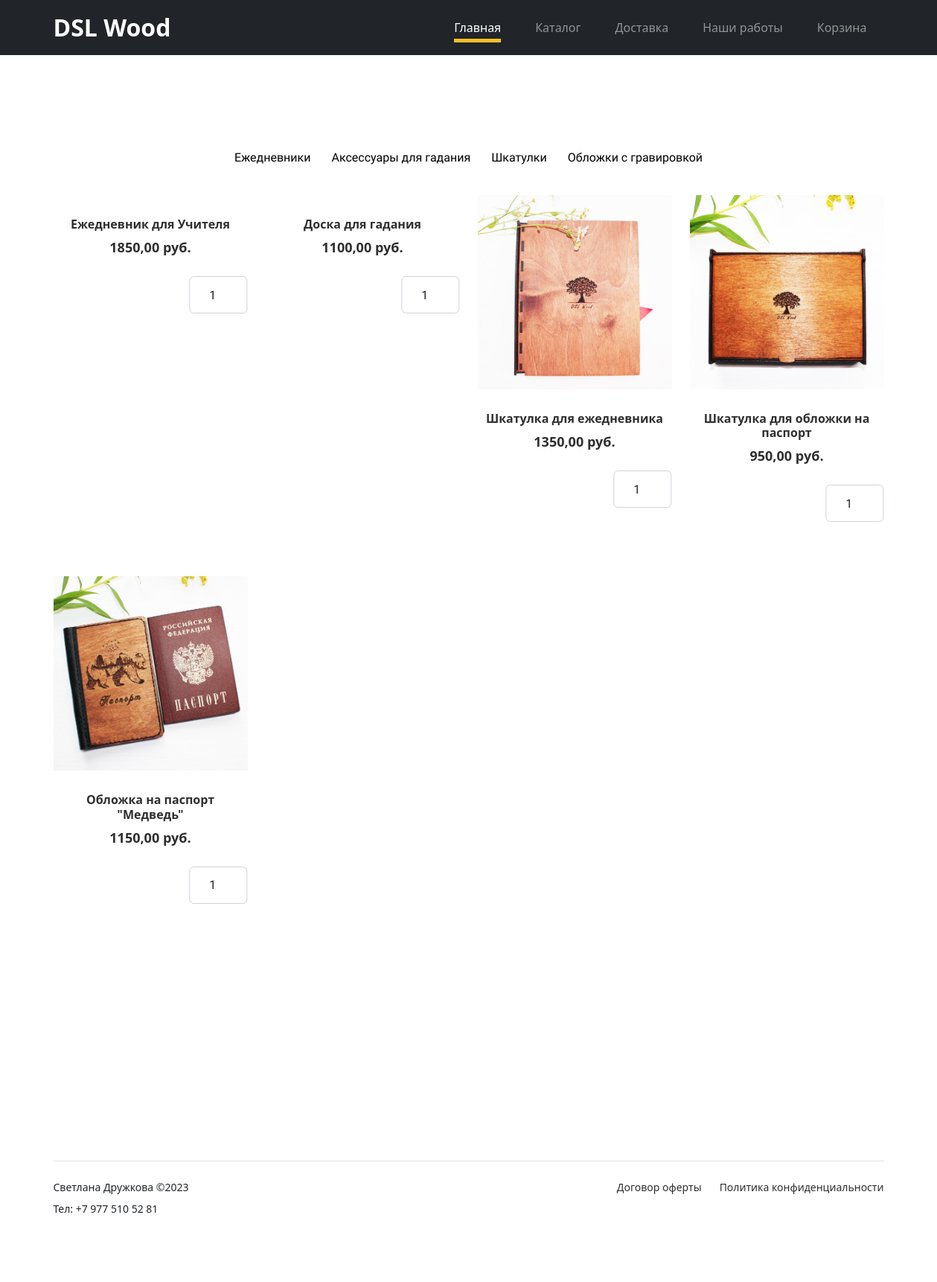
Before: /catalog/ with the older database file.
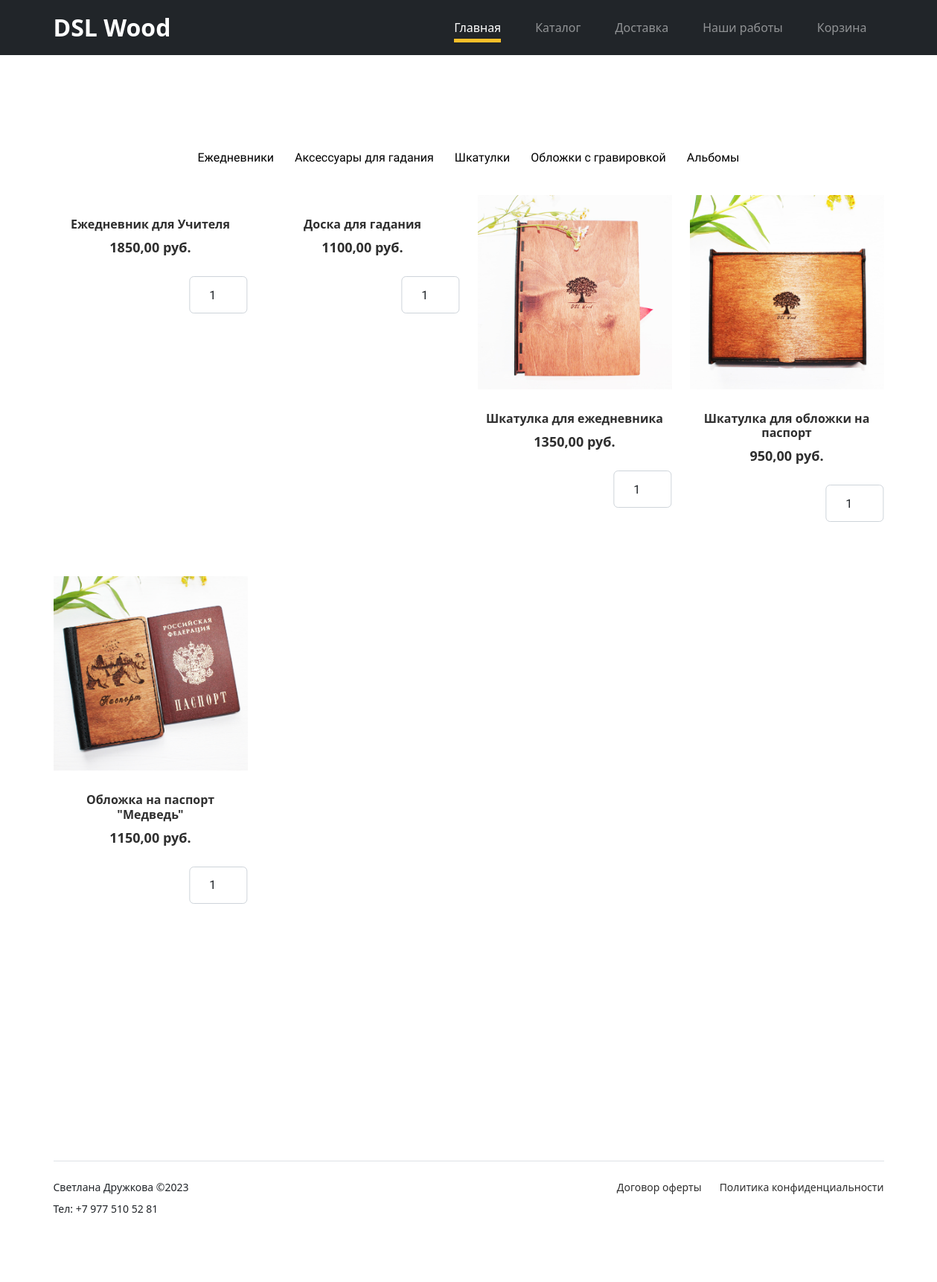
After: the same page with the newer database file.
### catalog/models.py (models this page shows, shortened)
class Category(models.Model):
    CHOICES_STATUS = (
        ('Опубликовано', 'Опубликовано'),
        ('Скрыто', 'Скрыто'),
    )
    name_cat = models.CharField(verbose_name='Категория', max_length=100)
    status = models.CharField(choices=CHOICES_STATUS, max_length=100, default='Опубликовано')
    class Meta:
        verbose_name = 'Категория'
        verbose_name_plural = 'Категории'

class Product(models.Model):
    title = models.CharField(verbose_name='Название', max_length=100)
    category = models.ForeignKey(Category, on_delete=models.CASCADE, verbose_name='Категория')
    image = models.ImageField(verbose_name='Фото', upload_to='products/')
    slug = models.SlugField(max_length=50, unique=True, default=title, verbose_name='URL')
    description = models.TextField(verbose_name='Описание', default='')
    price = models.DecimalField(verbose_name='Стоимость', max_digits=10, decimal_places=2)
    class Meta:
        verbose_name = 'Товар'
        verbose_name_plural = 'Товары'

### catalog/views.py (the view)
# urls.py: path('', views.category_products, name='category_products'),
def category_products(request):
    status = 'Опубликовано'
    categories = Category.objects.filter(status=status).all()
    category = None
    products = Product.objects.all()
    form = CartAddProductForm()
    return render(request, 'catalog/product_detail2.html', {'category': category, 'categories': categories,
                                                            'products': products,
                                                            "form": form})

### cart/forms.py
class CartAddProductForm(forms.Form):
    quantity = forms.IntegerField(label="", max_value=6, min_value=1, initial=1,
                                  widget=forms.NumberInput(attrs={'class': 'form-control',
                                                                  'style': 'width: 30%; '
                                                                  'text-align: center;'}))
    update = forms.BooleanField(required=False, initial=False, widget=forms.HiddenInput)

### catalog/templates/catalog/product_detail2.html (shortened to what this page needs)
{% extends 'main/layout2.html' %}
{% block content %}
<div class="untree_co-section product-section before-footer-section">
<div class="container">
        <div class="vertical-menu">
            {% for category in categories %}
            <a href="{% url 'cat_slug_products' category_slug=category.id %}"> {{category.name_cat}}</a>
            {% endfor %}
        </div>
        <br>
        <div class="row">
            {% for product in products %}
            <div class="col-12 col-md-4 col-lg-3 mb-5">
                <a class="product-item" href="{% url 'get_slug_product' product_id=product.id %}">
                    <img src="{{product.image.url}}" alt="{{image.name}}" tabindex="0"
                         class="img-fluid product-thumbnail">
                    <h3 class="product-title">{{product.title}}</h3>
                    <strong class="product-price">{{product.price}} руб.</strong>
                    <form action="{% url 'cart_add' product_id=product.id%}"
                          method="post">
                        <div class="form_count"> {{ form }} </div>
                    </form>
                </a>
            </div>
            {% endfor %}
        </div>
</div>
    </div>
{% endblock %}

Changed rows visible on the page:
added Category: name_cat "Альбомы"
